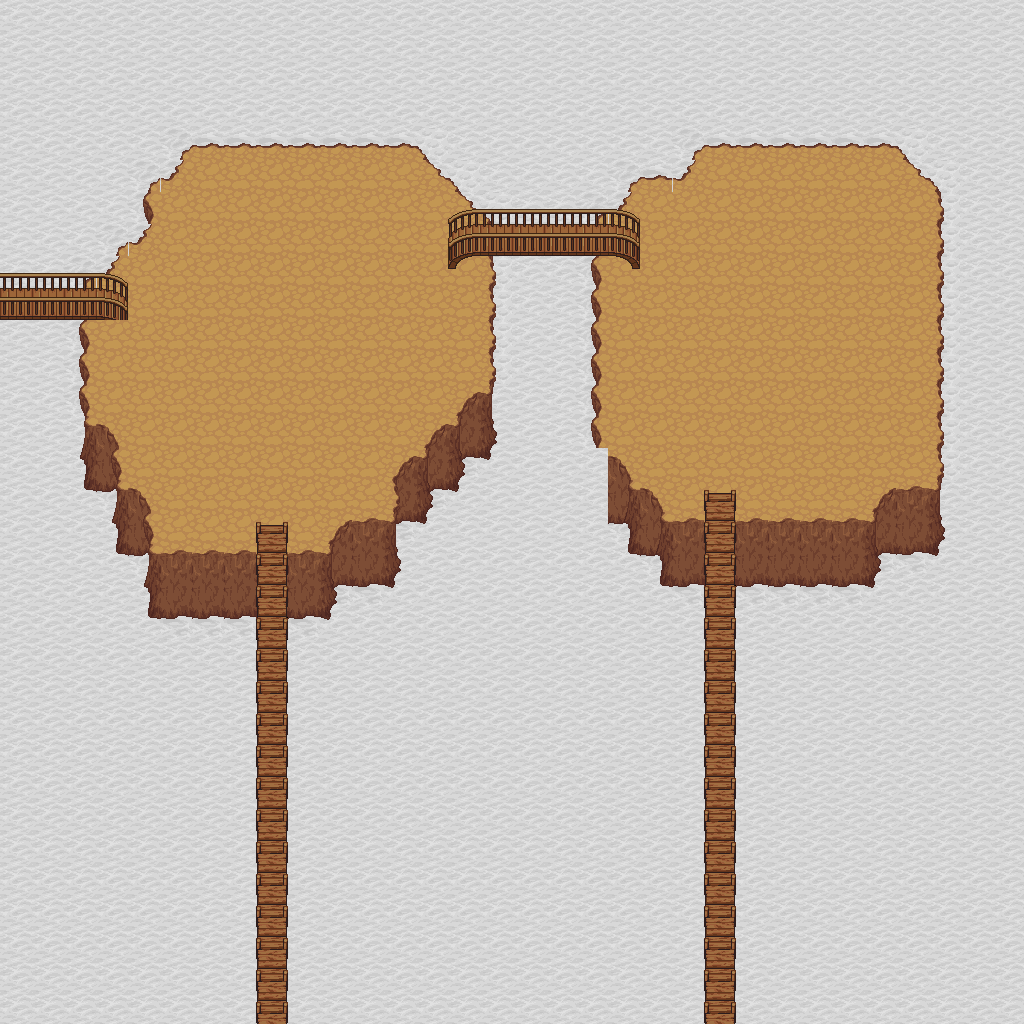

A level layout from a 2D game, rendered from its tile map. Below: a short description, then the map file with tile-grid data replaced by summaries:
An orthogonal 32x32 tile map with 32x32 px tiles, 2 tile layers (background, object), 1 hidden layer not drawn, 4 tilesets and 5 objects (3x teleport, skeleton, skeletonmage).

<map version="1.0" orientation="orthogonal" width="32" height="32" tilewidth="32" tileheight="32">
 <properties>
  <property name="music" value="snow_about_a_castle.ogg" />
  <property name="tileset" value="outside.txt" />
  <property name="title" value="Snow Mountain" />
 </properties>
 <tileset firstgid="1" name="tiled_collision" tilewidth="32" tileheight="32">
  <image source="tiled_collision.png" width="480" height="32" />
 </tileset>
 <tileset firstgid="16" name="generic_background" tilewidth="32" tileheight="32">
  <image source="generic_background.png" width="864" height="832" />
 </tileset>
 <tileset firstgid="718" name="small_objects" tilewidth="32" tileheight="64">
  <image source="small_objects.png" width="671" height="512" />
 </tileset>
 <tileset firstgid="878" name="outside_objects" tilewidth="32" tileheight="128">
  <image source="outside_objects.png" width="672" height="768" />
 </tileset>
 <layer name="background" width="32" height="32">
  <data>[1024 cells, 1019 non-empty, 19 distinct tile ids]</data>
 </layer>
 <layer name="object" width="32" height="32">
  <data>[1024 cells, 95 non-empty, 19 distinct tile ids]</data>
 </layer>
 <layer name="collision" width="32" height="32" visible="0">
  <data>[1024 cells, 159 non-empty, 1 distinct tile ids]</data>
 </layer>
 <objectgroup name="enemygroup" width="32" height="32">
  <object name="2 Skeletons" type="skeleton" x="256" y="160" width="160" height="288">
   <properties>
    <property name="level" value="1,1" />
    <property name="number" value="2,2" />
   </properties>
  </object>
  <object name="2 Skeleton Mages" type="skeletonmage" x="704" y="160" width="192" height="320">
   <properties>
    <property name="level" value="2,2" />
    <property name="number" value="2,2," />
   </properties>
  </object>
 </objectgroup>
 <objectgroup name="enemy" width="32" height="32" />
 <objectgroup name="event" width="32" height="32">
  <object name="Teleport to Snow1" type="teleport" x="0" y="288" width="32" height="32">
   <properties>
    <property name="intermap" value="snow1.txt,30,9" />
   </properties>
  </object>
  <object name="Teleport to Snow3" type="teleport" x="256" y="992" width="32" height="32">
   <properties>
    <property name="intermap" value="snow3.txt,6,1" />
   </properties>
  </object>
  <object name="Teleport to Snow3" type="teleport" x="704" y="992" width="32" height="32">
   <properties>
    <property name="intermap" value="snow3.txt,20,1" />
   </properties>
  </object>
 </objectgroup>
</map>
